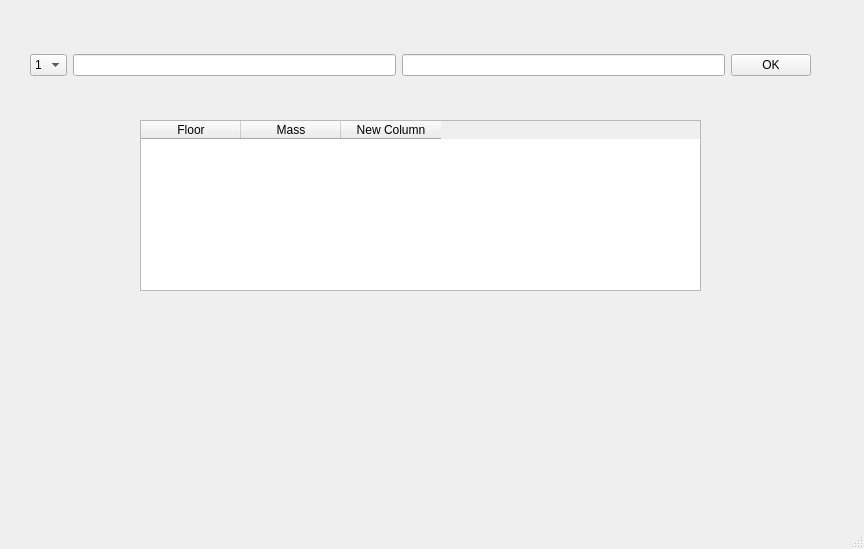
<?xml version="1.0" encoding="UTF-8"?>
<ui version="4.0">
 <class>MainWindow</class>
 <widget class="QMainWindow" name="MainWindow">
  <property name="enabled">
   <bool>true</bool>
  </property>
  <property name="geometry">
   <rect>
    <x>0</x>
    <y>0</y>
    <width>864</width>
    <height>549</height>
   </rect>
  </property>
  <property name="windowTitle">
   <string>MainWindow</string>
  </property>
  <widget class="QWidget" name="centralwidget">
   <widget class="QWidget" name="horizontalLayoutWidget">
    <property name="geometry">
     <rect>
      <x>30</x>
      <y>40</y>
      <width>781</width>
      <height>51</height>
     </rect>
    </property>
    <layout class="QHBoxLayout" name="horizontalLayout">
     <item>
      <widget class="QComboBox" name="comboBox">
       <item>
        <property name="text">
         <string>1</string>
        </property>
       </item>
       <item>
        <property name="text">
         <string>2</string>
        </property>
       </item>
       <item>
        <property name="text">
         <string>3</string>
        </property>
       </item>
      </widget>
     </item>
     <item>
      <widget class="QLineEdit" name="lineEdit"/>
     </item>
     <item>
      <widget class="QLineEdit" name="lineEdit_2"/>
     </item>
     <item>
      <widget class="QPushButton" name="pushButton">
       <property name="text">
        <string>OK</string>
       </property>
      </widget>
     </item>
    </layout>
   </widget>
   <widget class="QTableWidget" name="tableWidget">
    <property name="geometry">
     <rect>
      <x>140</x>
      <y>120</y>
      <width>561</width>
      <height>171</height>
     </rect>
    </property>
    <column>
     <property name="text">
      <string>Floor</string>
     </property>
    </column>
    <column>
     <property name="text">
      <string>Mass</string>
     </property>
    </column>
    <column>
     <property name="text">
      <string>New Column</string>
     </property>
    </column>
   </widget>
  </widget>
  <widget class="QMenuBar" name="menubar">
   <property name="geometry">
    <rect>
     <x>0</x>
     <y>0</y>
     <width>864</width>
     <height>26</height>
    </rect>
   </property>
  </widget>
  <widget class="QStatusBar" name="statusbar"/>
 </widget>
 <resources/>
 <connections/>
</ui>
